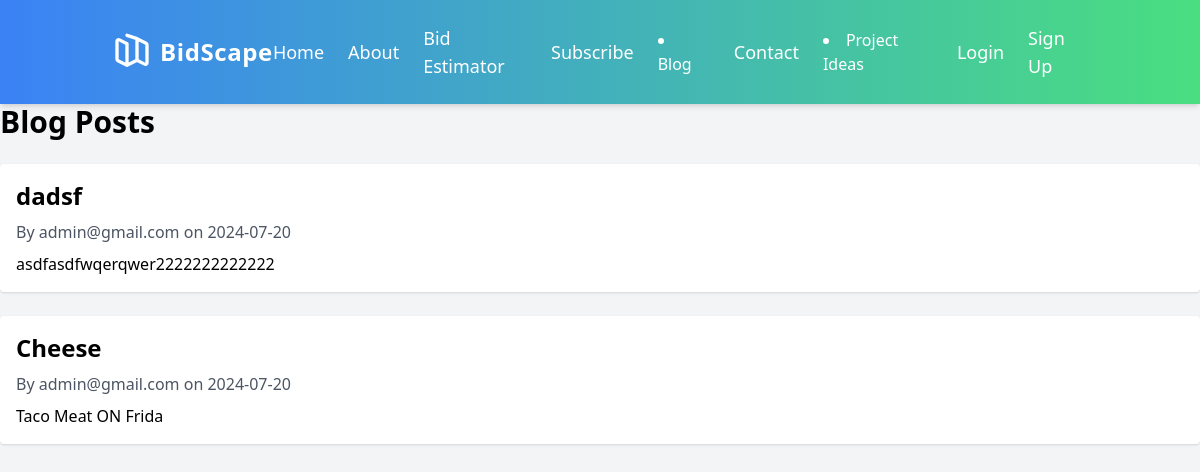
Page /blog on the committed database.
### app/models.py (models this page shows, shortened)
class BlogPost(db.Model):
    id = db.Column(db.Integer, primary_key=True)
    title = db.Column(db.String(100), nullable=False)
    content = db.Column(db.Text, nullable=False)
    author_id = db.Column(db.Integer, db.ForeignKey('user.id'), nullable=False)
    created_at = db.Column(db.DateTime, nullable=False, default=datetime.utcnow)
    updated_at = db.Column(db.DateTime, nullable=False, default=datetime.utcnow, onupdate=datetime.utcnow)
    author = db.relationship('User', backref=db.backref('blog_posts', lazy=True))

class User(UserMixin, db.Model):
    id = db.Column(db.Integer, primary_key=True)
    email = db.Column(db.String(120), unique=True, nullable=False)
    company_name = db.Column(db.String(120), nullable=True)
    password_hash = db.Column(db.String(128))
    logo = db.Column(db.LargeBinary, nullable=True)
    logo_mimetype = db.Column(db.String(64), nullable=True)
    website = db.Column(db.String(120), nullable=True)
    business_email = db.Column(db.String(120), nullable=True)
    phone_number = db.Column(db.String(20), nullable=True)
    is_admin = db.Column(db.Boolean, default=False)

### app/routes.py (the view)
@bp.route('/blog')
def blog():
    posts = BlogPost.query.order_by(BlogPost.created_at.desc()).all()
    return render_template('blog/index.html', posts=posts)

### app/templates/blog/index.html
{% extends "base.html" %}
{% block content %}
<h1 class="text-3xl font-bold mb-6">Blog Posts</h1>
<div class="mt-6">
    {% for post in posts %}
    <div class="mb-6 p-4 bg-white rounded shadow">
        <h2 class="text-2xl font-bold mb-2">
            <a href="{{ url_for('main.blog_post', post_id=post.id) }}">{{ post.title }}</a>
        </h2>
        <p class="text-gray-600 mb-2">By {{ post.author.email }} on {{ post.created_at.strftime('%Y-%m-%d') }}</p>
        <p>{{ post.content[:200] }}{% if post.content|length > 200 %}...{% endif %}</p>
    </div>
    {% endfor %}
</div>
{% endblock %}

### rows in the picture
BlogPost: title "dadsf", author.email "admin@gmail.com", created_at "2024-07-20", content "asdfasdfwqerqwer2222222222222"
BlogPost: title "Cheese", author.email "admin@gmail.com", created_at "2024-07-20", content "Taco Meat ON Frida"
